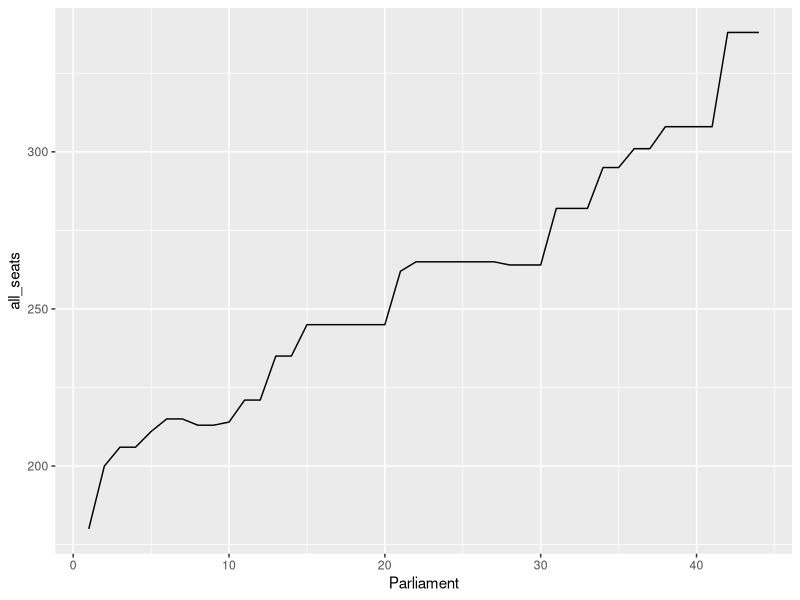
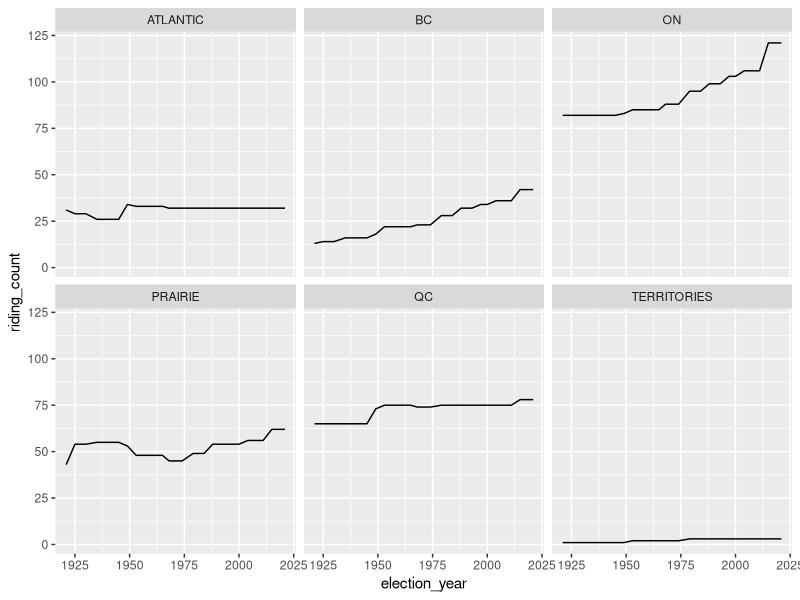

These figures' R source, in order:
libraries_needed<-c("data.table", "openxlsx", "magrittr", "stringr",
                    "lubridate", "ggplot2")
lapply(libraries_needed,require,character.only=TRUE)

setwd("C:/HY/Projects/Elections/datasets/")
PR_THRESHOLD_PCT<-5 / 100
region_definitions<-fread("CDN_regional_definitions.csv")

all_elxn<-read.xlsx("cdn_generalelection_1_44_candidates.xlsx") %>% as.data.table
parl_num_indices<-which(grepl("^Parliament:\\s*\\d+",
                              all_elxn$Province.or.Territory))
re_ymd<-"\\d+\\-[0-1]\\d\\-[0-3]\\d"
ge_date_indices<-which(grepl(paste0("^Date of Election:\\s*", re_ymd),
                             all_elxn$Province.or.Territory))
stopifnot(all(ge_date_indices - parl_num_indices == 2))
parl_num<-all_elxn$Province.or.Territory[parl_num_indices] %>%
  str_extract(pattern="\\d+") %>%
  as.integer
ge_dates<-all_elxn$Province.or.Territory[ge_date_indices] %>%
  str_extract(pattern=re_ymd)
# upper_limits<-c(parl_num_indices[-1]-1, nrow(all_elxn))
create_from_header<-function(indices, info) {
  # indices<-parl_num_indices
  # info<-parl_num
  stopifnot(length(info) == length(indices))
  upper_limits<-c(indices[-1]-1, nrow(all_elxn))
  return(lapply(seq(length(indices)), function(k) rep(
    info[k], upper_limits[k] - indices[k] + 1)) %>% unlist)
  # return(do.call(rbind, chunks))
}

all_elxn<-all_elxn[,`:=`(
  Parliament=create_from_header(parl_num_indices, parl_num),
  Date=create_from_header(parl_num_indices, ge_dates) %>% ymd
)][!is.na(Constituency),]
old_size<-nrow(all_elxn)

# "MacLean, John Angus" in PEI 1953 repeated (remove this & possible other similar cases)
all_elxn<-unique(all_elxn, by=c("Parliament", "Constituency",
                                "Political.Affiliation", "Candidate"))
new_size<-nrow(all_elxn)
new_size - old_size

all_elxn<-all_elxn[,num_candidates:=.N,
                   by=.(Political.Affiliation, Parliament)][
                     ,elected:=grepl("Elected",Result)][
                       ,all_seats:=sum(elected), by=.(Parliament)
                     ]
hoc_size_by_parl<-unique(all_elxn, by=c("Parliament", "all_seats"))
hoc_size_by_parl<-hoc_size_by_parl[,.(Parliament, all_seats)]
hoc_size_by_parl %>% ggplot(aes(x=Parliament, y=all_seats)) + geom_line()
# spot check: OK, postwar, only 27th to the 28th (1965 Pearson to 1968 Trudeau)
# had a decrease in seats
all_elxn<-all_elxn[year(Date) >= 1921,]
setnames(all_elxn, c("Province.or.Territory"), c("Province"))
all_elxn %<>% merge(region_definitions, by="Province")
all_elxn<-all_elxn[,election_year:=year(Date)]

# aggregates of seat counts by region, election
obtain_region_yr<-function(full_dt) {
  region_ridings_yr<-full_dt[
    elected==T,
    riding_count:=.N,
    ,by=.(election_year,Region)] %>%
    unique(by=c("election_year", "Region"))
  region_ridings_yr<-region_ridings_yr[,.(election_year,
                                          Region,
                                          riding_count)]
  return(region_ridings_yr)
}
region_ridings_yr<-obtain_region_yr(all_elxn)
setkeyv(region_ridings_yr,c("election_year", "Region"))

# another spot check
viz_by_region_yr<-function(dt) {
  dt %>% ggplot(aes(election_year, riding_count)) +
    geom_line() +
    facet_wrap(~Region)
}
viz_by_region_yr(region_ridings_yr)
setkeyv(all_elxn, c("election_year", "Region"))
all_elxn[region_ridings_yr, riding_count := i.riding_count] # use 2nd instance of riding_count

setnames(all_elxn, c("Political.Affiliation"), c("Party"))
Filter(function(x) grepl("ind|no", x, ignore.case = T),
       unique(all_elxn$Party))
non_affiliated<-Filter(function(x) grepl("affil", x, ignore.case = T),
                       unique(all_elxn$Party))
all_elxn[Party %in% c("Unknown", "Independent"),Party:=non_affiliated]
party_votes_by_region<-all_elxn[,
                                total_votes:=sum(Votes),
                                by=.(election_year,
                                     Region,
                                     Party)] %>%
  unique(by=c("election_year",
              "Region",
              "Party"))
# trim columns
party_votes_by_region<-party_votes_by_region[,.(election_year,
                                                Region,
                                                riding_count,
                                                Party,
                                                total_votes)]

aggregate_fptp<-function(dt_seats)  {
  dt_seats<-all_elxn
  return(dt_seats[,FPTP_MPs:=sum(elected),
                  by=.(election_year, Region, Party)] %>%
           unique(by=c("election_year",
                       "Region",
                       "Party")))
}

calc_dhondt<-function(dt_region_party_totals) {
  total_votes_by_region<-dt_region_party_totals[
    ,all_votes:=sum(total_votes),
    by=.(Region)][
      ,threshold:=ceiling(PR_THRESHOLD_PCT * all_votes)
    ][
      ,met_threshold:=total_votes >= threshold
    ]
  calc_region<-function(region) {
    # region<-"ON"
    region_subset<-total_votes_by_region[Region==region,]
    idx_threshold<-which(region_subset$met_threshold)
    parties_threshold<-region_subset$Party[idx_threshold]
    total_mps<-region_subset$riding_count[1]
    denominator<-seq(total_mps)
    region_subset$total_votes[1] / denominator
    divide_by_party<-function(party) {
      # party<-"Progressive Conservative Party"
      votes<-region_subset[Party==party,.(total_votes)] %>%
        unlist
      names(votes)<-NULL
      return(votes / denominator)
    }
    lst_all_party_divisors<-lapply(parties_threshold, divide_by_party)
    dhondt<-do.call(rbind, lst_all_party_divisors)# %>% as.data.table
    dhondt_sorted<-dhondt %>% as.numeric %>% sort %>% rev
    CUTOFF<-dhondt_sorted[total_mps]
    row.names(dhondt)<-parties_threshold
    dhondt_cutoff<-dhondt >= CUTOFF
    with_representation<-apply(dhondt_cutoff, MARGIN=1, FUN=sum)
    mps_by_party<-rep(0, nrow(region_subset))
    mps_by_party[idx_threshold]<-with_representation
    res<-data.table(Party=region_subset$Party,
                    MPs=mps_by_party)
    res %<>% merge(region_subset, by="Party")
    # trim columns
    res<-res[,.(election_year,
                Region,
                riding_count,
                Party,
                MPs)]
    return(res)
  }
  lst_mps_by_region<-lapply(unique(dt_region_party_totals$Region), calc_region)
  return(rbindlist(lst_mps_by_region))
}

lst_three<-split(party_votes_by_region, party_votes_by_region$election_year)
lst_pr_by_yr<-lapply(lst_three, calc_dhondt)
pr_by_yr<-rbindlist(lst_pr_by_yr)
setnames(pr_by_yr, c("MPs"), c("Regional_PR_MPs"))

fptp_results<-aggregate_fptp(all_elxn)
keycols<-Filter(function(x) !grepl("riding", x),
                names(pr_by_yr)[-ncol(pr_by_yr)])
fptp_names<-c(keycols, "FPTP_MPs")
fptp_results<-fptp_results[,..fptp_names]

# takes one of the above data tables and calculates national totals
calc_national_totals<-function(dt)  {
  # dt<-fptp_results
  original_name<-Filter(function(s) grepl("MPs$", s), names(dt))
  tmp_name<-"MPs"
  INTERMEDIATE_NAME<-"national_total"
  setnames(dt, original_name, tmp_name)
  
  dt_national<-dt[,national_total:=sum(MPs), by=.(election_year, Party)]
  # remove "MPs" column from dt_national without affecting dt
  national_names<-Filter(function(s) s != tmp_name, names(dt_national))
  dt_national<-dt_national[,..national_names]
  # avoid in-place modification
  dt_national$Region<-"NATIONAL"
  
  modified_names<-Filter(function(s) s != INTERMEDIATE_NAME, names(dt))
  dt<-dt[,..modified_names]
  
  setnames(dt, tmp_name, original_name)
  setnames(dt_national, INTERMEDIATE_NAME, original_name)
  dt_national<-unique(dt_national, by=c("election_year", "Party"))
  return(rbind(dt, dt_national))
}
pr_by_yr<-calc_national_totals(pr_by_yr)
fptp_results<-calc_national_totals(fptp_results)

setkeyv(pr_by_yr, keycols); setkeyv(fptp_results, keycols)
actual_vs_pr_results<-merge(pr_by_yr, fptp_results, no.dups = T)
fwrite(all_elxn, "federal_elections_since_1921_cleaned.csv")
fwrite(actual_vs_pr_results, "FPTP_vs_regional_PR_all_elections.csv")
# fwrite()

## TODO: calculate Gallagher, aggreggate non-represented parties into OTHERS
# national_total_votes<-all_ridings[,national_votes:=sum(Votes),
#                                   by=.(`Political Affiliation`)] %>%
#   unique(by="Political Affiliation")
# national_total_votes<-national_total_votes[
#   ,.(`Political Affiliation`, national_votes)][
#     ,all_votes:=sum(all_ridings$Votes)
#   ][
#     ,pct_vote:=100 * (national_votes/all_votes)
#   ]